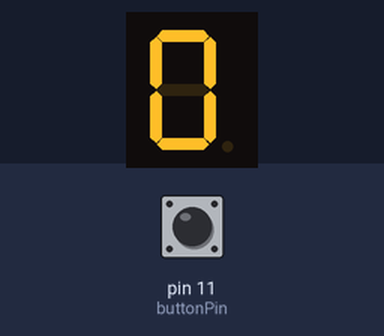
A sketch run on a simulated Arduino Uno, built with avr-gcc and run on an emulated ATmega328P. Shown: 1-digit seven-segment display. Wiring (inferred from the names in the program): 1-digit 7-segment display, segments lit when HIGH: segments pin 7, pin 6, pin 2, pin 3, pin 4, pin 9, pin 10, pin 5. The inputs (shaded band) are chosen by the test bench; at power-on: pin 11 (buttonPin) LOW. The segment pins are drawn as the display they are named for.

Above: at 1.8 s.
1.9 s: pin 11 (buttonPin) pulled HIGH for 0.6 s
At 2.6 s:
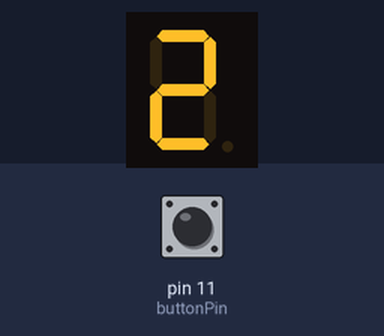
At 4.3 s:
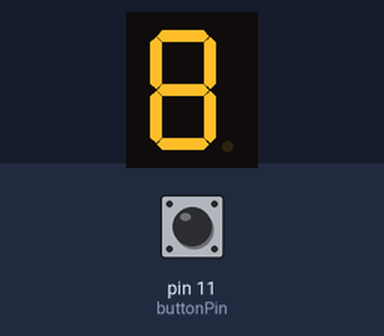
Timing chart, 0 to 5.8 s (numbered marks = the images above; inputs shaded):
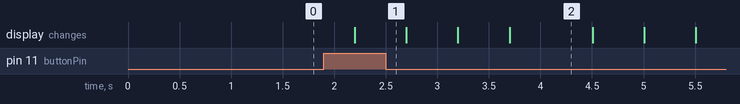

Measured:
- after the input at 1.9 s, the display: changes after 0.30 s (image 1)
- what the display in image 2 shows lasts 0.8 s, from 3.7 s to 4.5 s

The sketch:

exercici_3.ino
```cpp
/**********************************************************************************
**                                                                               **
**                           Display 7 segments                                  **
**                                                                               **
**********************************************************************************/
//********** Includes *************************************************************
//********** Variables ************************************************************

 const byte segA = 7; // donar nom al pin 7 de l’Arduino
const byte segB = 6;  // donar nom al pin 6 de l’Arduino
const byte segC = 2;  // donar nom al pin 2 de l’Arduino
const byte segD = 3;  // donar nom al pin 3 de l’Arduino
const byte segE = 4;  // donar nom al pin 4 de l’Arduino
const byte segF = 9;  // donar nom al pin 9 de l’Arduino
const byte segG = 10;  // donar nom al pin 10 de l’Arduino
const byte segDP = 5; // donar nom al pin 5 de l’Arduino
const byte buttonPin = 11; // donar nom al pin 11 de l’Arduino
byte buttonState = 0;
int numeroact = 0;
int para = 0;
//********** Setup ****************************************************************
void setup() {
  // put your setup code here, to run once:
Serial.begin(9600);
pinMode(segA, OUTPUT);// definir el pin 7 com una sortida
pinMode(segB, OUTPUT);// definir el pin 6 com una sortida
pinMode(segC, OUTPUT);// definir el pin 2 com una sortida
pinMode(segD, OUTPUT);// definir el pin 3 com una sortida
pinMode(segE, OUTPUT);// definir el pin 4 com una sortida
pinMode(segF, OUTPUT);// definir el pin 9 com una sortida
pinMode(segG, OUTPUT);// definir el pin 10 com una sortida
pinMode(segDP, OUTPUT);// definir el pin 5 com una sortida
pinMode(buttonPin, INPUT);
}
//********** Loop *****************************************************************

void loop() {
  // put your main code here, to run repeatedly:

buttonState = digitalRead(buttonPin);


if (buttonState == 1)//polsador premut
{
  para = !para;
  delay(200);
}
if (para == 1)
{
  numeroact++;
  if (numeroact++ == 10)
  {
    numeroact = 0;
  }
}
switch (numeroact)
{
  case 0:
  //lletra 0
digitalWrite(segA, HIGH);//segment A high
digitalWrite(segB, HIGH);//segment B high
digitalWrite(segC, HIGH);//segment C high
digitalWrite(segD, HIGH);//segment D high
digitalWrite(segE, HIGH);//segment E high
digitalWrite(segF, HIGH);//segment F high
digitalWrite(segG, LOW);//segment G low
digitalWrite(segDP, LOW);//segment DP low
delay(500); //ESPERAR 1 SEGON
 break;

 //lletra 1
case 1:
digitalWrite(segA, LOW);//segment A low
digitalWrite(segB, HIGH);//segment B high
digitalWrite(segC, HIGH);//segment C high
digitalWrite(segD, LOW);//segment D low
digitalWrite(segE, LOW);//segment E low
digitalWrite(segF, LOW);//segment F low
digitalWrite(segG, LOW);//segment G low
digitalWrite(segDP, LOW);//segment DP low
delay(500); //ESPERAR 1 SEGON
break;
//lletra 2
case 2:
digitalWrite(segA, HIGH);//segment A high
digitalWrite(segB, HIGH);//segment B high
digitalWrite(segC, LOW);//segment C low
digitalWrite(segD, HIGH);//segment D high
digitalWrite(segE, HIGH);//segment E high
digitalWrite(segF, LOW);//segment F low
digitalWrite(segG, HIGH);//segment G high
digitalWrite(segDP, LOW);//segment DP low
delay(500); //ESPERAR 1 SEGON
break;
//lletra 3
case 3:
digitalWrite(segA, HIGH);//segment A high
digitalWrite(segB, HIGH);//segment B high
digitalWrite(segC, HIGH);//segment C high
digitalWrite(segD, HIGH);//segment D high
digitalWrite(segE, LOW);//segment E low
digitalWrite(segF, LOW);//segment F low
digitalWrite(segG, HIGH);//segment G high
digitalWrite(segDP, LOW);//segment DP low
delay(500); //ESPERAR 1 SEGON
break;
//lletra 4
case 4:
digitalWrite(segA, LOW);//segment A low
digitalWrite(segB, HIGH);//segment B high
digitalWrite(segC, HIGH);//segment C high
digitalWrite(segD, LOW);//segment D low
digitalWrite(segE, LOW);//segment E low
digitalWrite(segF, HIGH);//segment F high
digitalWrite(segG, HIGH);//segment G high
digitalWrite(segDP, LOW);//segment DP low
delay(500); //ESPERAR 1 SEGON
break;
//lletra 5
case 5:
digitalWrite(segA, HIGH);//segment A high
digitalWrite(segB, LOW);//segment B low
digitalWrite(segC, HIGH);//segment C high
digitalWrite(segD, HIGH);//segment D high
digitalWrite(segE, LOW);//segment E low
digitalWrite(segF, HIGH);//segment F high
digitalWrite(segG, HIGH);//segment G high
digitalWrite(segDP, LOW);//segment DP low
delay(500); //ESPERAR 1 SEGON
break;
//lletra 6
case 6:
digitalWrite(segA, LOW);//segment A low
digitalWrite(segB, LOW);//segment B low
digitalWrite(segC, HIGH);//segment C high
digitalWrite(segD, HIGH);//segment D high
digitalWrite(segE, HIGH);//segment E high
digitalWrite(segF, HIGH);//segment F high
digitalWrite(segG, HIGH);//segment G high
digitalWrite(segDP, LOW);//segment DP low
delay(500); //ESPERAR 1 SEGON
break;
//lletra 7
case 7:
digitalWrite(segA, HIGH);//segment A high
digitalWrite(segB, HIGH);//segment B high
digitalWrite(segC, HIGH);//segment C high
digitalWrite(segD, LOW);//segment D low
digitalWrite(segE, LOW);//segment E low
digitalWrite(segF, LOW);//segment F low
digitalWrite(segG, LOW);//segment G low
digitalWrite(segDP, LOW);//segment DP low
delay(500); //ESPERAR 1 SEGON
break;
//lletra 8
case 8:
digitalWrite(segA, HIGH);//segment A high
digitalWrite(segB, HIGH);//segment B high
digitalWrite(segC, HIGH);//segment C high
digitalWrite(segD, HIGH);//segment D high
digitalWrite(segE, HIGH);//segment E high
digitalWrite(segF, HIGH);//segment F high
digitalWrite(segG, HIGH);//segment G high
digitalWrite(segDP, LOW);//segment DP low
delay(500); //ESPERAR 1 SEGON
break;

//lletra 9
case 9:
digitalWrite(segA, HIGH); //segment A high
digitalWrite(segB, HIGH); //segment B high
digitalWrite(segC, HIGH); //segment C high
digitalWrite(segD, HIGH); //segment D high
digitalWrite(segE, LOW); //segment E low
digitalWrite(segF, HIGH); //segment F high
digitalWrite(segG, HIGH); //segment G high
digitalWrite(segDP, LOW); //segment DP low
delay(500);  //ESPERAR 1 SEGON
break;
}

}
```
